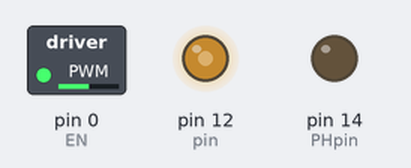
This program was run on a simulated MicroPython board. Parts: switched loads named in the program (green lamp = pin HIGH), output pins drawn as LEDs (lit = HIGH). What the program prints to the serial console is not drawn.

Above: at 0.1 s.
Timing chart, 0 to 1.6 s (numbered marks = the images above):
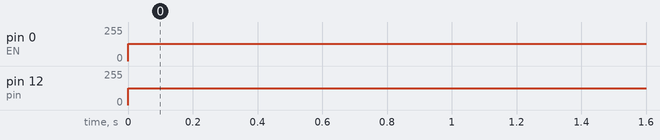

The program:

DVR8838_driver.py
```python
#Created by 02/16/17
# - Joseph Fuentes
# - jafuentes3594@yahoo.com
#Microcontroller: LoPy with expansion board
#Motor Driver: Pololu DVR 8838
#Polulu 175 RPM motor w/ 12CPR encoder

#This Code was created for controlling motors w/o utilization of encoders

#Importing necessary libraries to control drivers
import machine
from machine import PWM, Timer
from machine import Pin
import time

#################Set up Phase Pin for DVR8838##############################
PHpin= Pin('G14', mode=Pin.OUT) #LoPy Pin 14 to Phase pin of DVR8838

################Set up Enable Pin for DVR8838###############################
EN = PWM(0, frequency=50000)  # use PWM timer 0, with a frequency of 50KHz
ENpin= EN.channel(0, pin='G12', duty_cycle=0) #LoPy Pin 12  to Enable pin of DVR8838. Default duty cycle 0.5 on channel zero

################Encoder Setup############################################
hallsensorA = Pin('G16', mode=Pin.IN, pull=Pin.PULL_UP)
hallsensorB = Pin('G17', mode=Pin.IN, pull=Pin.PULL_UP)
#Duty cyle must be equal to zero while initializing motor
def rencoder(self):
        if self.hallsensorA()==0:
            self.pulse += 1
        elif self.hallsensorB()==0:
            self.pulse -= 1
low_value_trigger_A = hallsensorA.callback(Pin.IRQ_FALLING , rencoder) #Trigger is the falling edge; handler is rencoder event
low_value_trigger_B = hallsensorB.callback(Pin.IRQ_FALLING , rencoder)

count = pulse = 0


''''Guide to controlling Direction
Forward: PHpin(0);   ENpin.duty_cycle(value)   Where 0<value<1
Backward: PHpin(1); ENpin.duty_cycle(value)  Where 0<value<1
Stop: PHpin(); ENpin.duty_cycle(0)'''

#########################Test the motor direction############################
#Go foward for 3 seconds
PHpin(0)
ENpin.duty_cycle(0.5)
time.sleep(3)
print(count)
#Stop for 3 seconds
#ENpin.duty_cycle(0)
#time.sleep(3)
#
#Go backward for 3 seconds
#PHpin(1)
#ENpin.duty_cycle(0.5)
#time.sleep(3)
#
#Stop
#ENpin.duty_cycle(0)
```

Measured:
- by itself, pin 0 (EN): 0/255 → 128/255 at 0.00 s
- by itself, pin 12 (pin): 0/255 → 127/255 at 0.00 s
